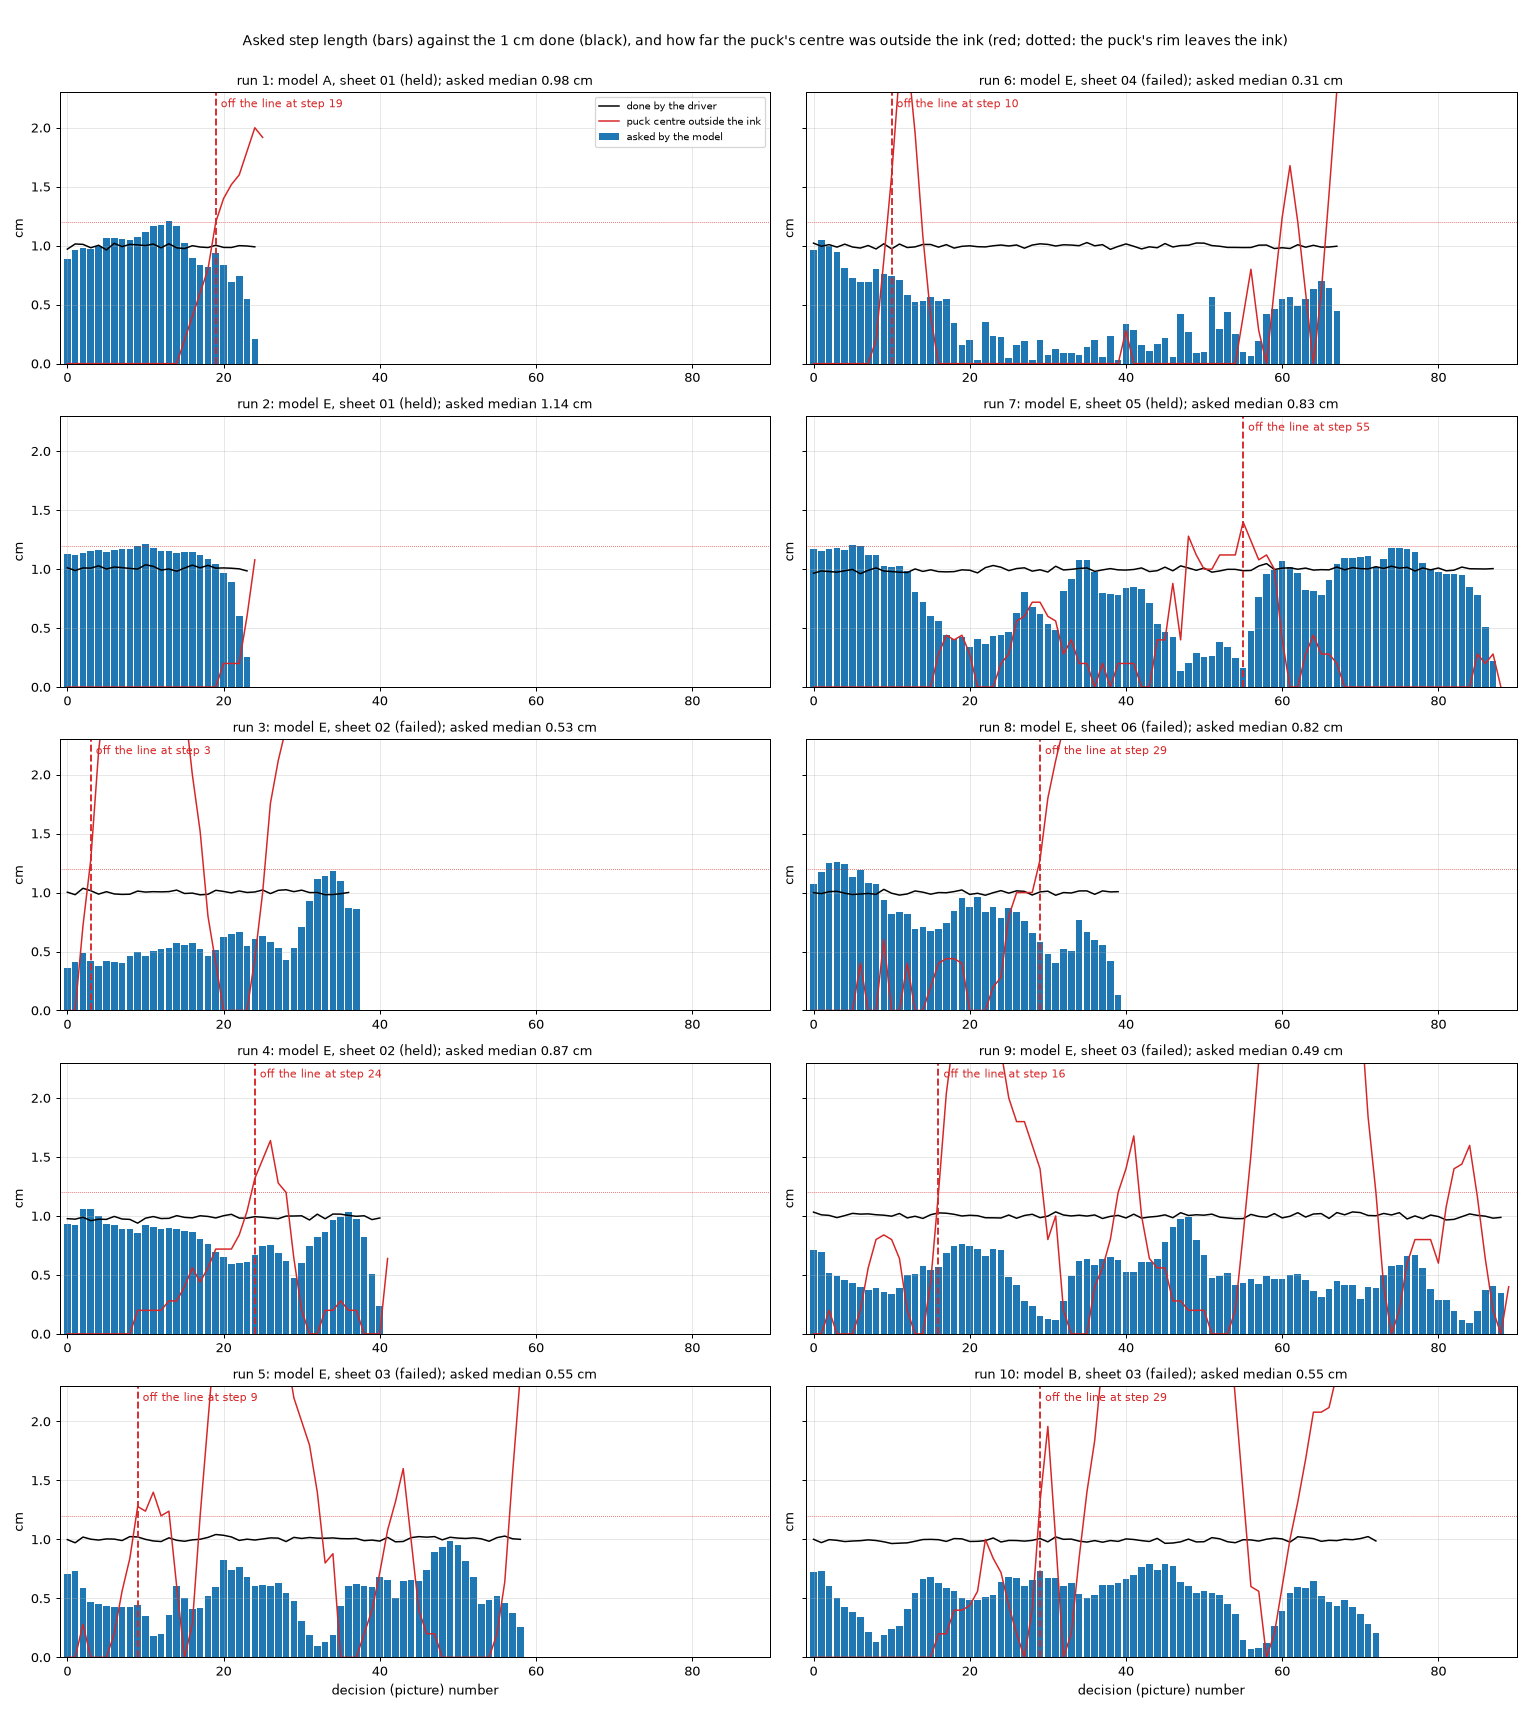

Here is the Python script that generated this plot:
"""
What the model asked for against the 1 cm the driver did, step by step, for the ten robot runs of 11.11.26, and where
the puck first left the line in each run.

The asked length is hypot(model_tip_forward_cm, model_tip_left_cm) of steps.csv; the length done is the move of the arm
model's tip to the next picture. Where the puck left the line is read from the run's own pictures (line_and_puck.py:
the line map and the puck track on the table), so it does not depend on where the sheet lay.

Run from this folder after line_and_puck.py:
    python 01_asked_against_done.py
Writes 01_asked_against_done.out.txt, 01_asked_against_done_steps.csv and 01_asked_against_done.png.
"""

from typing import Dict, List, Optional

import matplotlib
matplotlib.use("Agg")
import numpy
import pandas

from matplotlib import pyplot

import line_and_puck
import step_length_common as common

from config import PUCK_PARAMETERS

ASKED_PARAMETERS = {
    # asked lengths counted as short (cm)
    "short_asked_cm": [0.3, 0.5],
    # the puck is off centre when its centre lies this far outside the ink (the centre line is then 0.5 cm further),
    # and off the line when its rim no longer reaches the ink: half the puck's diameter in config.PUCK_PARAMETERS
    "off_centre_cm": 0.6,
    "off_line_cm": 100.0 * PUCK_PARAMETERS["diameter_m"] / 2.0,
    # a mark needs this many pictures in a row, so that one noisy puck position is not a departure
    "pictures_in_a_row": 2,
    # the decisions before a departure whose asked lengths are summarised
    "decisions_before_departure": 6
}



def first_run_of_true(
        values: numpy.ndarray,
        length: int,
        first_index: int = 0
) -> Optional[int]:
    """Return the index at which the first run of ``length`` True values starts at or after ``first_index``, or None."""

    count = 0
    for index in range(first_index, len(values)):
        count = count + 1 if values[index] else 0
        if count >= length:
            return index - length + 1
    return None



def run_table(parameters: Optional[Dict] = None) -> pandas.DataFrame:
    """
    Return one row per picture of the ten runs: what was asked, what was done, and how far the puck was from the line.

    Returns
    -------
    pandas.DataFrame
        "run", "model", "sheet", "outcome", "step", "action", "asked_cm", "asked_angle_deg", "asked_twist_deg",
        "done_cm", "twist_done_deg", "tip_x_cm", "tip_y_cm", "puck_x_cm", "puck_y_cm", "puck_outside_ink_cm" (0 when
        the puck's centre is on the ink) and "is_direction_kept".
    """

    tables = []
    for run in common.STEP_LENGTH_PARAMETERS["robot_runs"]:
        steps = common.load_robot_run(run)
        track = dict(numpy.load(line_and_puck.run_track_path(run["number"])))
        distance = line_and_puck.distance_to_line_m(track, is_start_added = True)
        puck = track["puck_xy_m"]
        tables.append(pandas.DataFrame({
            "run": run["number"], "model": run["model"], "sheet": run["sheet"], "outcome": run["outcome"], "step": steps["step"], "action": steps["action"],
            "asked_cm": steps["asked_cm"], "asked_angle_deg": steps["model_angle_deg"], "asked_twist_deg": steps["model_twist_deg"],
            "stop_probability": steps["model_stop_probability"], "done_cm": steps["done_cm"], "twist_done_deg": steps["twist_done_deg"],
            "tip_x_cm": 100.0 * steps["tip_x"], "tip_y_cm": 100.0 * steps["tip_y"], "puck_x_cm": 100.0 * puck[:, 0], "puck_y_cm": 100.0 * puck[:, 1],
            "puck_outside_ink_cm": 100.0 * line_and_puck.values_at_points(distance, track, puck, numpy.nan),
            "is_direction_kept": steps["is_direction_kept"].fillna(0).astype(int)}))
    return pandas.concat(tables, ignore_index = True)



def departure_marks(
        table: pandas.DataFrame,
        parameters: Optional[Dict] = None
) -> pandas.DataFrame:
    """
    Return, per run, the first step at which the puck was off centre and off the line, judged from the pictures.

    The first centimetres of a line are hidden under the puck in the first pictures; line_and_puck.distance_to_line_m
    draws them in from the puck's first place, so a run is judged from its first picture.
    """

    settings = dict(ASKED_PARAMETERS)
    settings.update(parameters or {})
    rows = []
    for number, group in table.groupby("run"):
        outside = group["puck_outside_ink_cm"].to_numpy()
        off_centre = first_run_of_true(outside >= settings["off_centre_cm"], settings["pictures_in_a_row"])
        off_line = first_run_of_true(outside > settings["off_line_cm"], settings["pictures_in_a_row"])
        asked = group["asked_cm"].to_numpy()
        is_move = (group["action"] == "model_step").to_numpy()
        before = slice(max(0, off_line - settings["decisions_before_departure"]), off_line) if off_line is not None else slice(0, 0)
        rows.append({"run": number, "model": group["model"].iloc[0], "sheet": group["sheet"].iloc[0], "outcome": group["outcome"].iloc[0],
                     "off_centre_step": off_centre, "off_line_step": off_line,
                     "largest_outside_ink_cm": float(numpy.nanmax(outside)),
                     "asked_before_off_line_median_cm": float(numpy.median(asked[before])) if off_line else numpy.nan,
                     "asked_before_off_line_least_cm": float(numpy.min(asked[before])) if off_line else numpy.nan,
                     "asked_on_line_median_cm": float(numpy.median(asked[is_move & (outside <= settings["off_centre_cm"])])) if (is_move & (outside <= settings["off_centre_cm"])).any() else numpy.nan,
                     "asked_off_line_median_cm": float(numpy.median(asked[is_move & (outside > settings["off_line_cm"])])) if (is_move & (outside > settings["off_line_cm"])).any() else numpy.nan})
    return pandas.DataFrame(rows)



def main() -> None:

    settings = dict(ASKED_PARAMETERS)
    lines: List[str] = []
    table = run_table(settings)
    table.round(3).to_csv(common.EVIDENCE_FOLDER / "01_asked_against_done_steps.csv", index = False)
    pandas.set_option("display.width", 250)

    summary = []
    for number, group in table.groupby("run"):
        moves = group[group["action"] == "model_step"]
        summary.append({"run": number, "model": group["model"].iloc[0], "sheet": group["sheet"].iloc[0][-2:], "outcome": group["outcome"].iloc[0],
                        "pictures": len(group), "moves": len(moves),
                        "asked_median_cm": moves["asked_cm"].median(), "asked_mean_cm": moves["asked_cm"].mean(),
                        "asked_under_0.3_share": (moves["asked_cm"] < settings["short_asked_cm"][0]).mean(),
                        "asked_under_0.5_share": (moves["asked_cm"] < settings["short_asked_cm"][1]).mean(),
                        "asked_path_cm": moves["asked_cm"].sum(), "done_path_cm": group["done_cm"].sum(),
                        "done_median_cm": group["done_cm"].median(), "done_least_cm": group["done_cm"].min(), "done_most_cm": group["done_cm"].max(),
                        "done_over_asked": group["done_cm"].sum() / moves["asked_cm"].sum(),
                        "twist_done_per_cm_done": moves["twist_done_deg"].abs().sum() / group["done_cm"].sum(),
                        "twist_asked_per_cm_asked": moves["asked_twist_deg"].abs().sum() / moves["asked_cm"].sum(),
                        "directions_kept": int(moves["is_direction_kept"].sum())})
    summary = pandas.DataFrame(summary)
    common.print_and_keep(lines, "ASKED AGAINST DONE, per run [measured: steps.csv of the ten runs in 03_data/model_runs]")
    common.print_and_keep(lines, "asked = hypot(model_tip_forward_cm, model_tip_left_cm); done = the arm model's tip move to the next picture")
    common.print_and_keep(lines, summary.round(3).to_string(index = False))
    common.print_and_keep(lines)
    all_moves = table[table["action"] == "model_step"]
    common.print_and_keep(lines, f"all {len(all_moves)} moves: done median {table['done_cm'].median():.3f} cm (5th to 95th percentile "
                                 f"{table['done_cm'].quantile(0.05):.3f} to {table['done_cm'].quantile(0.95):.3f}); asked median {all_moves['asked_cm'].median():.3f} cm; "
                                 f"asked under 0.5 cm on {100 * (all_moves['asked_cm'] < 0.5).mean():.1f} % and over 1.0 cm on {100 * (all_moves['asked_cm'] > 1.0).mean():.1f} % of the moves; "
                                 f"largest asked {all_moves['asked_cm'].max():.2f} cm")
    common.print_and_keep(lines)

    marks = departure_marks(table, settings)
    common.print_and_keep(lines, "WHERE THE PUCK LEFT THE LINE, per run [measured from the run's pictures: line map and puck track, line_and_puck.py]")
    common.print_and_keep(lines, f"off centre: the puck's centre {settings['off_centre_cm']} cm or more outside the ink; off the line: more than {settings['off_line_cm']:.1f} cm "
                                 f"outside (the puck's rim no longer reaches the ink); each on {settings['pictures_in_a_row']} pictures in a row")
    common.print_and_keep(lines, marks.round(2).to_string(index = False))
    common.print_and_keep(lines)
    for _, mark in marks.iterrows():
        if pandas.isna(mark["off_line_step"]):
            continue
        group = table[table["run"] == mark["run"]]
        first = max(0, int(mark["off_line_step"]) - 9)
        shown = group.iloc[first:int(mark["off_line_step"]) + 3]
        common.print_and_keep(lines, f"run {int(mark['run'])} around its first off-the-line step {int(mark['off_line_step'])}:")
        common.print_and_keep(lines, shown[["step", "asked_cm", "asked_angle_deg", "asked_twist_deg", "done_cm", "twist_done_deg", "puck_outside_ink_cm"]].round(2).to_string(index = False))
        common.print_and_keep(lines)

    figure, axes = pyplot.subplots(5, 2, figsize = (17, 19), sharey = True)
    for axis, (number, group) in zip(axes.T.ravel(), table.groupby("run")):
        moves = group[group["action"] == "model_step"]
        axis.bar(moves["step"], moves["asked_cm"], width = 0.85, color = "tab:blue", label = "asked by the model")
        axis.plot(group["step"], group["done_cm"], color = "black", linewidth = 1.2, label = "done by the driver")
        axis.plot(group["step"], group["puck_outside_ink_cm"], color = "tab:red", linewidth = 1.2, label = "puck centre outside the ink")
        axis.axhline(settings["off_line_cm"], color = "tab:red", linewidth = 0.6, linestyle = ":")
        mark = marks[marks["run"] == number].iloc[0]
        if not pandas.isna(mark["off_line_step"]):
            axis.axvline(mark["off_line_step"], color = "tab:red", linewidth = 1.5, linestyle = "--")
            axis.annotate(f"off the line at step {int(mark['off_line_step'])}", (mark["off_line_step"], 2.25), color = "tab:red", fontsize = 9,
                          ha = "left", va = "top", xytext = (4, 0), textcoords = "offset points")
        axis.set_ylim(0, 2.3)
        axis.set_xlim(-1, max(90, len(group)))
        axis.set_title(f"run {number}: model {group['model'].iloc[0]}, sheet {group['sheet'].iloc[0][-2:]} ({group['outcome'].iloc[0]}); "
                       f"asked median {moves['asked_cm'].median():.2f} cm", fontsize = 10)
        axis.set_ylabel("cm")
        axis.grid(True, alpha = 0.3)
    axes[0, 0].legend(fontsize = 8, loc = "upper right")
    for axis in axes[-1]:
        axis.set_xlabel("decision (picture) number")
    figure.suptitle("Asked step length (bars) against the 1 cm done (black), and how far the puck's centre was outside the ink (red; dotted: the puck's rim leaves the ink)",
                    fontsize = 11)
    figure.tight_layout(rect = (0, 0, 1, 0.98))
    figure.savefig(common.EVIDENCE_FOLDER / "01_asked_against_done.png", dpi = 90)
    (common.EVIDENCE_FOLDER / "01_asked_against_done.out.txt").write_text("\n".join(lines) + "\n", encoding = "utf-8")



if __name__ == "__main__":
    main()
